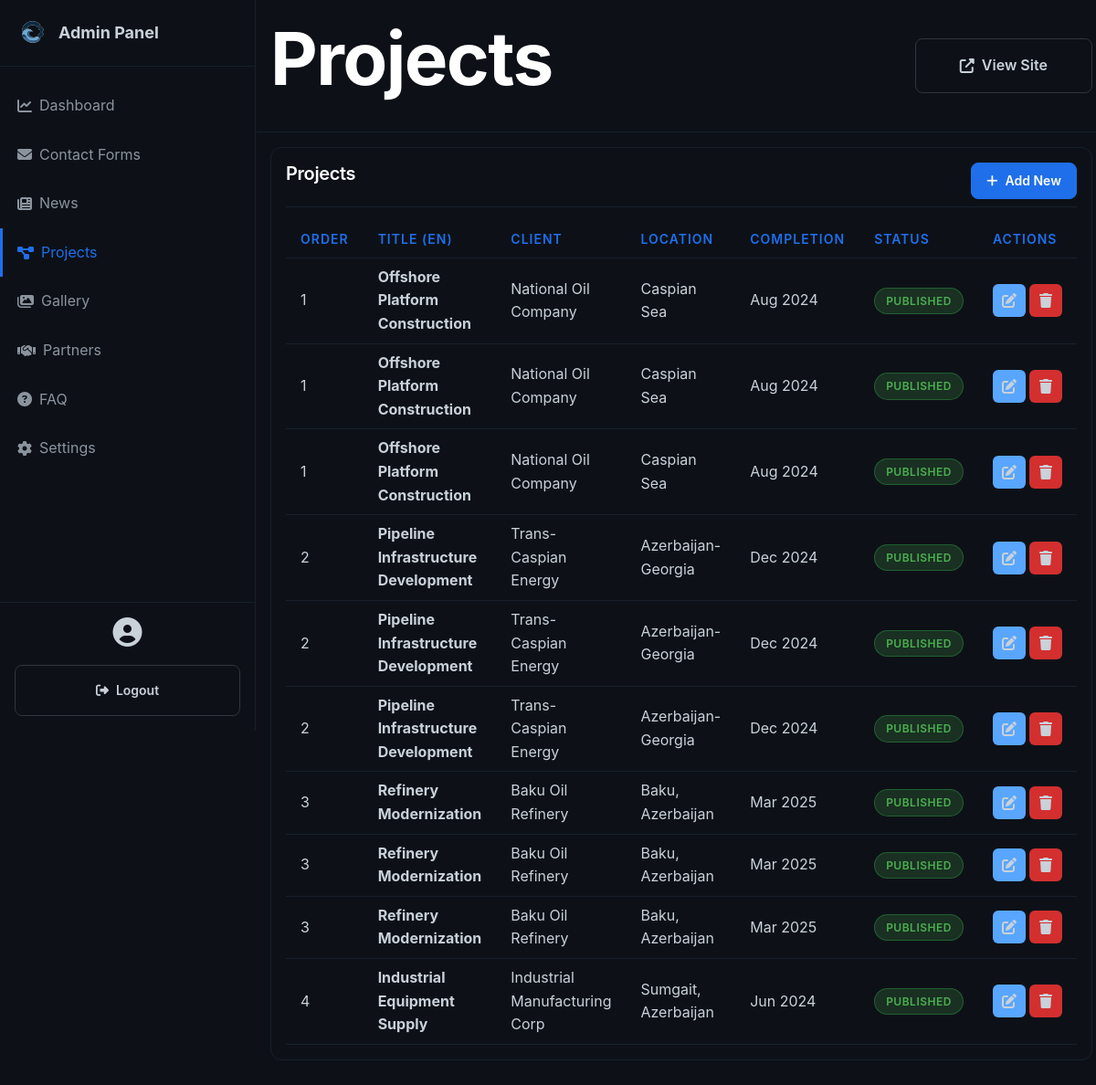
/admin/projects.php (signed in), run on an earlier commit of the app's database.
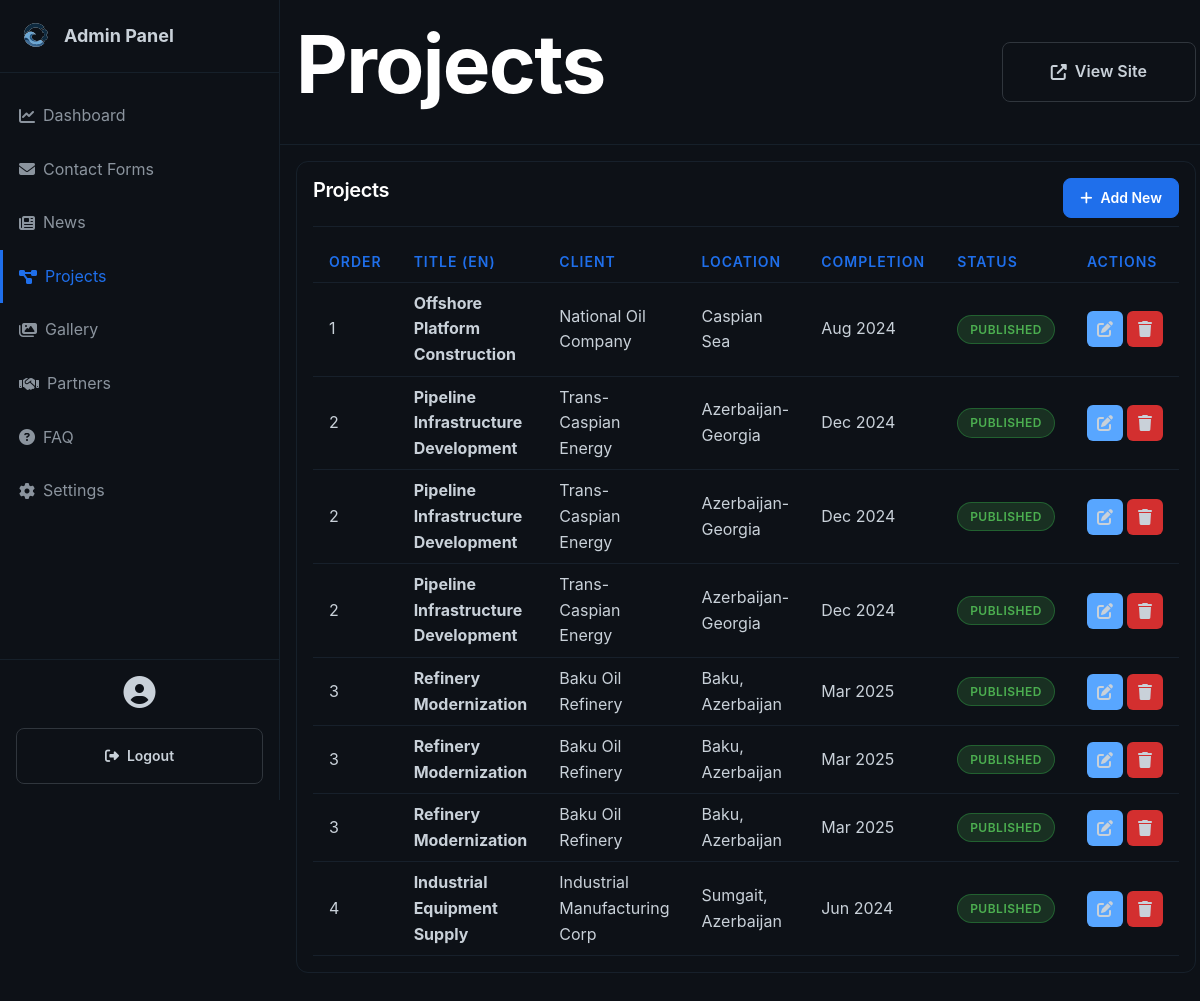
And on a later commit of the database.
### tables this page shows
CREATE TABLE projects (
                id INTEGER PRIMARY KEY AUTOINCREMENT,
                title_en TEXT NOT NULL,
                title_ru TEXT NOT NULL,
                title_az TEXT NOT NULL,
                description_en TEXT NOT NULL,
                description_ru TEXT NOT NULL,
                description_az TEXT NOT NULL,
                category_en TEXT,
                category_ru TEXT,
                category_az TEXT,
                client TEXT,
                completion_date DATE,
                location TEXT,
                images TEXT,
                created_at DATETIME DEFAULT CURRENT_TIMESTAMP,
                updated_at DATETIME DEFAULT CURRENT_TIMESTAMP,
                is_published INTEGER DEFAULT 1,
                sort_order INTEGER DEFAULT 0
            );

### admin/projects.php (the view, shortened to what this page needs)
<?php
require_once 'header.php';
$db = Database::getInstance()->getConnection();
$stmt = $db->query("SELECT * FROM projects ORDER BY sort_order ASC");
$projects = $stmt->fetchAll();
?>
<div class="admin-card">
    <div class="admin-card-header">
        <h3 class="admin-card-title">Projects</h3>
        <a href="<?php echo BASE_URL; ?>/admin/projects-edit.php" class="btn btn-primary btn-sm">
            <i class="fas fa-plus"></i> Add New
        </a>
    </div>
    <?php if (count($projects) > 0): ?>
    <table class="admin-table">
        <thead>
            <tr>
                <th>Order</th>
                <th>Title (EN)</th>
                <th>Client</th>
                <th>Location</th>
                <th>Completion</th>
                <th>Status</th>
                <th>Actions</th>
            </tr>
        </thead>
        <tbody>
            <?php foreach ($projects as $project): ?>
            <tr>
                <td><?php echo $project['sort_order']; ?></td>
                <td><strong><?php echo htmlspecialchars($project['title_en']); ?></strong></td>
                <td><?php echo htmlspecialchars($project['client']); ?></td>
                <td><?php echo htmlspecialchars($project['location']); ?></td>
                <td><?php echo $project['completion_date'] ? date('M Y', strtotime($project['completion_date'])) : '-'; ?></td>
                <td>
                    <?php if ($project['is_published']): ?>
                        <span class="badge badge-success">Published</span>
                    <?php else: ?>
                        <span class="badge badge-danger">Draft</span>
                    <?php endif; ?>
                </td>
                <td>
                    <div class="action-buttons">
                        <a href="<?php echo BASE_URL; ?>/admin/projects-edit.php?id=<?php echo $project['id']; ?>" class="btn-icon btn-edit">
                            <i class="fas fa-edit"></i>
                        </a>
                        <a href="?delete=<?php echo $project['id']; ?>" class="btn-icon btn-delete" onclick="return confirm('Are you sure?')">
                            <i class="fas fa-trash"></i>
                        </a>
                    </div>
                </td>
            </tr>
            <?php endforeach; ?>
        </tbody>
    </table>
    <?php endif; ?>
</div>
<?php require_once 'footer.php'; ?>

### admin/header.php (shortened to what this page needs)
<?php
$current_page = basename($_SERVER['PHP_SELF'], '.php');
?>
<!DOCTYPE html>
<html lang="en">
<head>
    <link rel="stylesheet" href="https://cdnjs.cloudflare.com/ajax/libs/font-awesome/6.4.0/css/all.min.css">
    <link rel="stylesheet" href="<?php echo BASE_URL; ?>/assets/css/style.css">
    <link rel="stylesheet" href="<?php echo BASE_URL; ?>/assets/css/admin.css">
</head>
<body>
    <div class="admin-wrapper">
        <aside class="admin-sidebar">
            <div class="admin-logo">
                <img src="<?php echo BASE_URL; ?>/assets/images/logo.svg" alt="<?php echo SITE_NAME; ?>" style="height: 40px;">
                <span>Admin Panel</span>
            </div>
            <nav class="admin-nav">
                <a href="<?php echo BASE_URL; ?>/admin/index.php" class="admin-nav-item <?php echo $current_page == 'index' ? 'active' : ''; ?>">
                    <i class="fas fa-chart-line"></i> Dashboard
                </a>
                <a href="<?php echo BASE_URL; ?>/admin/contacts.php" class="admin-nav-item <?php echo $current_page == 'contacts' ? 'active' : ''; ?>">
                    <i class="fas fa-envelope"></i> Contact Forms
                </a>
                <a href="<?php echo BASE_URL; ?>/admin/news.php" class="admin-nav-item <?php echo $current_page == 'news' ? 'active' : ''; ?>">
                    <i class="fas fa-newspaper"></i> News
                </a>
                <a href="<?php echo BASE_URL; ?>/admin/projects.php" class="admin-nav-item <?php echo $current_page == 'projects' ? 'active' : ''; ?>">
                    <i class="fas fa-project-diagram"></i> Projects
                </a>
                <a href="<?php echo BASE_URL; ?>/admin/gallery.php" class="admin-nav-item <?php echo $current_page == 'gallery' ? 'active' : ''; ?>">
                    <i class="fas fa-images"></i> Gallery
                </a>
                <a href="<?php echo BASE_URL; ?>/admin/partners.php" class="admin-nav-item <?php echo $current_page == 'partners' ? 'active' : ''; ?>">
                    <i class="fas fa-handshake"></i> Partners
                </a>
                <a href="<?php echo BASE_URL; ?>/admin/faq.php" class="admin-nav-item <?php echo $current_page == 'faq' ? 'active' : ''; ?>">
                    <i class="fas fa-question-circle"></i> FAQ
                </a>
                <a href="<?php echo BASE_URL; ?>/admin/settings.php" class="admin-nav-item <?php echo $current_page == 'settings' ? 'active' : ''; ?>">
                    <i class="fas fa-cog"></i> Settings
                </a>
            </nav>
            <div class="admin-user">
                <div style="margin-bottom: 1rem;">
                    <i class="fas fa-user-circle" style="font-size: 2rem;"></i>
                </div>
                <a href="?logout=1" class="btn btn-outline" style="width: 100%; font-size: 0.875rem;">
                    <i class="fas fa-sign-out-alt"></i> Logout
                </a>
            </div>
        </aside>
        <main class="admin-main">
            <div class="admin-header">
                <h1><?php echo ucfirst(str_replace('-', ' ', $current_page)); ?></h1>
                <div>
                    <a href="<?php echo BASE_URL; ?>/" target="_blank" class="btn btn-outline">
                        <i class="fas fa-external-link-alt"></i> View Site
                    </a>
                </div>
            </div>
            <div class="admin-content">

### admin/footer.php (shortened to what this page needs)
            </div>
        </main>
    </div>
</body>
</html>

### assets/css/style.css (style rules this page uses)
*, *::before, *::after { box-sizing: border-box; margin: 0; padding: 0; }
:root { --bg-primary: #0d1117; --bg-secondary: #161b22; --bg-tertiary: #21262d; --bg-overlay: rgba(13, 17, 23, 0.95); --color-primary: #58a6ff; --color-primary-hover: #79c0ff; --color-secondary: #1f6feb; --color-accent: #39d353; --color-accent-secondary: #56d364; --text-primary: #c9d1d9; --text-secondary: #8b949e; --text-muted: #6e7681; --text-white: #ffffff; --border-primary: #30363d; --border-secondary: #21262d; --border-muted: #161b22; --gradient-brand: linear-gradient(135deg, #58a6ff 0%, #1f6feb 100%); --gradient-success: linear-gradient(135deg, #56d364 0%, #39d353 100%); --gradient-purple: linear-gradient(135deg, #bc8cff 0%, #7c3aed 100%); --glow-primary: 0 0 40px rgba(88, 166, 255, 0.3); --glow-accent: 0 0 40px rgba(56, 211, 83, 0.3); --glow-purple: 0 0 40px rgba(188, 140, 255, 0.3); --spacing-xs: 0.25rem; --spacing-sm: 0.5rem; --spacing-md: 1rem; --spacing-lg: 1.5rem; --spacing-xl: 2rem; --spacing-2xl: 3rem; --spacing-3xl: 4rem; --spacing-4xl: 6rem; --spacing-5xl: 8rem; --radius-sm: 0.375rem; --radius-md: 0.5rem; --radius-lg: 0.75rem; --radius-xl: 1rem; --radius-2xl: 1.5rem; --shadow-sm: 0 1px 3px rgba(0, 0, 0, 0.5); --shadow-md: 0 4px 12px rgba(0, 0, 0, 0.4); --shadow-lg: 0 10px 30px rgba(0, 0, 0, 0.5); --shadow-xl: 0 20px 60px rgba(0, 0, 0, 0.6); --transition-fast: 150ms cubic-bezier(0.4, 0, 0.2, 1); --transition-normal: 200ms cubic-bezier(0.4, 0, 0.2, 1); --transition-slow: 300ms cubic-bezier(0.4, 0, 0.2, 1); }
* { margin: 0; padding: 0; box-sizing: border-box; }
html { scroll-behavior: smooth; font-size: 16px; width: 100%; max-width: 100vw; overflow-x: hidden; }
body { font-family: -apple-system, BlinkMacSystemFont, "Segoe UI", "Noto Sans", Helvetica, Arial, sans-serif; background-color: var(--bg-primary); color: var(--text-primary); line-height: 1.6; overflow-x: hidden; width: 100%; max-width: 100vw; -webkit-font-smoothing: antialiased; -moz-osx-font-smoothing: grayscale; }
h1, h2, h3, h4, h5, h6 { font-weight: 600; line-height: 1.2; color: var(--text-white); margin-bottom: var(--spacing-md); letter-spacing: -0.02em; }
h1 { font-size: clamp(2.5rem, 8vw, 5rem); font-weight: 700; }
h3 { font-size: clamp(1.5rem, 4vw, 2.5rem); }
a { color: var(--color-primary); text-decoration: none; transition: color var(--transition-fast); }
.btn-sm { padding: var(--spacing-sm) var(--spacing-lg); font-size: 0.875rem; }
.btn { display: inline-flex; align-items: center; justify-content: center; gap: var(--spacing-sm); padding: var(--spacing-md) var(--spacing-2xl); font-weight: 600; font-size: 1rem; border-radius: var(--radius-md); border: 1px solid transparent; cursor: pointer; transition: all var(--transition-fast); text-align: center; white-space: nowrap; font-family: inherit; }
.btn-primary { background: var(--color-secondary); color: var(--text-white); border-color: var(--color-secondary); }
.btn-outline { background: transparent; color: var(--text-primary); border: 1px solid var(--border-primary); }
.badge { display: inline-block; padding: var(--spacing-xs) var(--spacing-md); border-radius: var(--radius-md); font-size: 0.75rem; font-weight: 600; text-transform: uppercase; letter-spacing: 0.5px; border: 1px solid; }
.badge-success { background: rgba(56, 211, 83, 0.1); color: var(--color-accent); border-color: rgba(56, 211, 83, 0.3); }

What changed in the data, as far as the page shows it:
removed projects: sort_order "1", title_en "Offshore Platform Construction", client "National Oil Company", location "Caspian Sea", completion_date "Aug 2024", is_published "PUBLISHED"
removed projects: sort_order "1", title_en "Offshore Platform Construction", client "National Oil Company", location "Caspian Sea", completion_date "Aug 2024", is_published "PUBLISHED"
